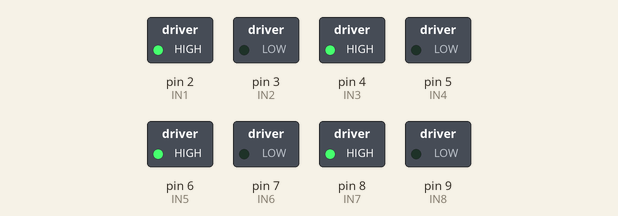
Bench run of a sketch on a simulated Arduino Uno, built with avr-gcc and run on an emulated ATmega328P. On the bench: switched loads named in the sketch (green lamp = pin HIGH).

Above: at 0.1 s.
At 30.1 s:
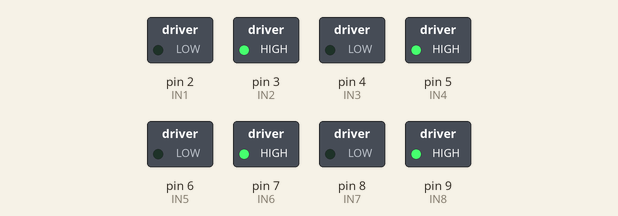
Timing chart, 0 to 31.6 s (numbered marks = the images above):
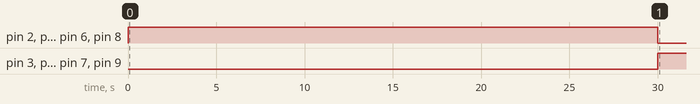

Measured:
- by itself, pin 2 (IN1), pin 4 (IN3), pin 6 (IN5), pin 8 (IN7): LOW → HIGH at 0.00 s, → LOW 30.0 s later
- by itself, pin 3 (IN2), pin 5 (IN4), pin 7 (IN6), pin 9 (IN8): LOW → HIGH at 30.0 s

The sketch:

dc_motors_with_l293d_and_ultrasonic_sensor1.ino
```cpp
// Motor Driver Pins
const int IN1 = 2;
const int IN2 = 3;
const int IN3 = 4;
const int IN4 = 5;

const int IN5 = 6;
const int IN6 = 7;
const int IN7 = 8;
const int IN8 = 9;

void setup() {
  pinMode(IN1, OUTPUT);
  pinMode(IN2, OUTPUT);
  pinMode(IN3, OUTPUT);
  pinMode(IN4, OUTPUT);

  pinMode(IN5, OUTPUT);
  pinMode(IN6, OUTPUT);
  pinMode(IN7, OUTPUT);
  pinMode(IN8, OUTPUT);
}

void loop() {

  // التحرك للأمام لمدة 30 ثانية
  forward();
  delay(30000);

  // التحرك للخلف لمدة دقيقة
  backward();
  delay(60000);

  // اليمين واليسار بالتناوب لمدة دقيقة
  unsigned long start = millis();

  while (millis() - start < 60000) {
    turnRight();
    delay(3000);

    turnLeft();
    delay(3000);
  }

  // إيقاف جميع المحركات
  stopMotors();

  while (true);
}

// ===== التحرك للأمام =====
void forward() {
  digitalWrite(IN1, HIGH);
  digitalWrite(IN2, LOW);

  digitalWrite(IN3, HIGH);
  digitalWrite(IN4, LOW);

  digitalWrite(IN5, HIGH);
  digitalWrite(IN6, LOW);

  digitalWrite(IN7, HIGH);
  digitalWrite(IN8, LOW);
}

// ===== التحرك للخلف =====
void backward() {
  digitalWrite(IN1, LOW);
  digitalWrite(IN2, HIGH);

  digitalWrite(IN3, LOW);
  digitalWrite(IN4, HIGH);

  digitalWrite(IN5, LOW);
  digitalWrite(IN6, HIGH);

  digitalWrite(IN7, LOW);
  digitalWrite(IN8, HIGH);
}

// ===== الانعطاف يمين =====
void turnRight() {
  digitalWrite(IN1, HIGH);
  digitalWrite(IN2, LOW);

  digitalWrite(IN3, HIGH);
  digitalWrite(IN4, LOW);

  digitalWrite(IN5, LOW);
  digitalWrite(IN6, HIGH);

  digitalWrite(IN7, LOW);
  digitalWrite(IN8, HIGH);
}

// ===== الانعطاف يسار =====
void turnLeft() {
  digitalWrite(IN1, LOW);
  digitalWrite(IN2, HIGH);

  digitalWrite(IN3, LOW);
  digitalWrite(IN4, HIGH);

  digitalWrite(IN5, HIGH);
  digitalWrite(IN6, LOW);

  digitalWrite(IN7, HIGH);
  digitalWrite(IN8, LOW);
}

// ===== إيقاف المحركات =====
void stopMotors() {
  digitalWrite(IN1, LOW);
  digitalWrite(IN2, LOW);

  digitalWrite(IN3, LOW);
  digitalWrite(IN4, LOW);

  digitalWrite(IN5, LOW);
  digitalWrite(IN6, LOW);

  digitalWrite(IN7, LOW);
  digitalWrite(IN8, LOW);
}
```
